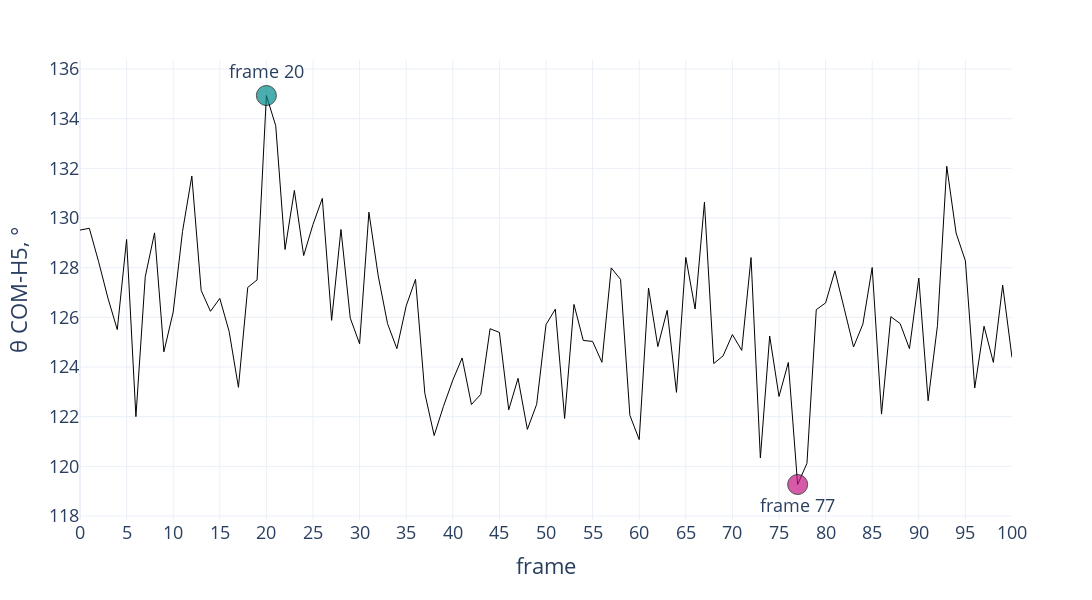

Here is the notebook cell this chart was saved with:
### Markdown cell above
## Visualization of selected features

### Code cell
df = transformed_data['df_vd3_src_l2']['AngleCOM H5']

import plotly.graph_objects as go
import numpy as np

fig = px.line(df, x=df.index, y="AngleCOM H5", color_discrete_sequence=['black'])

#fig = px.box(df, y="Angle H5-Hx", color_discrete_sequence=['fuchsia'])

fig.add_trace(go.Scatter(x=[77], y=[119.2689],
                         text=["frame 77"], textposition="bottom center",
                         mode='markers+text', marker=dict(size=[20], color=["mediumvioletred"])))
fig.add_trace(go.Scatter(x=[20], y=[134.9359],
                         text=["frame 20"], textposition="top center",
                         mode='markers+text', marker=dict(size=[20], color=["darkcyan"])))

fig.update_layout(template='plotly_white',
                  xaxis = dict(dtick = 5),
                  font=dict(size=18),
                  yaxis_title="θ COM-H5, °",
                  xaxis_title="frame",
                  showlegend=False,
                  height=600, width=1100)

fig.update_traces(line=dict(color="Black", width=1))

fig.show()

# frame 20 , frame 77

### Figure 1 — Plotly figure (JSON) as saved in the notebook; plotly's stock layout.template omitted (floating-point values rounded to 4 significant figures)
{"data": [{"hovertemplate": "index=%{x}<br>AngleCOM H5=%{y}<extra></extra>", "legendgroup": "", "line": {"color": "Black", "dash": "solid", "width": 1}, "marker": {"symbol": "circle"}, "mode": "lines", "name": "", "orientation": "v", "showlegend": false, "type": "scatter", "x": [0, 1, 2, 3, 4, 5, 6, 7, 8, 9, 10, 11, 12, 13, 14, 15, 16, 17, 18, 19, 20, 21, 22, 23, 24, 25, 26, 27, 28, 29, 30, 31, 32, 33, 34, 35, 36, 37, 38, 39, 40, 41, 42, 43, 44, 45, 46, 47, 48, 49, 50, 51, 52, 53, 54, 55, 56, 57, 58, 59, 60, 61, 62, 63, 64, 65, 66, 67, 68, 69, 70, 71, 72, 73, 74, 75, 76, 77, 78, 79, 80, 81, 82, 83, 84, 85, 86, 87, 88, 89, 90, 91, 92, 93, 94, 95, 96, 97, 98, 99, 100], "xaxis": "x", "y": [129.5, 129.6, 128.2, 126.8, 125.5, 129.1, 122.0, 127.6, 129.4, 124.6, 126.2, 129.5, 131.7, 127.1, 126.2, 126.8, 125.4, 123.2, 127.2, 127.5, 134.9, 133.7, 128.7, 131.1, 128.5, 129.7, 130.8, 125.9, 129.5, 126.0, 124.9, 130.2, 127.7, 125.7, 124.7, 126.5, 127.5, 122.9, 121.2, 122.4, 123.5, 124.4, 122.5, 122.9, 125.5, 125.4, 122.3, 123.5, 121.5, 122.5, 125.7, 126.3, 121.9, 126.5, 125.1, 125.0, 124.2, 128.0, 127.5, 122.1, 121.1, 127.2, 124.8, 126.3, 123.0, 128.4, 126.3, 130.6, 124.1, 124.4, 125.3, 124.7, 128.4, 120.3, 125.2, 122.8, 124.2, 119.3, 120.1, 126.3, 126.6, 127.9, 126.4, 124.8, 125.7, 128.0, 122.1, 126.0, 125.7, 124.7, 127.6, 122.6, 125.7, 132.1, 129.4, 128.3, 123.2, 125.6, 124.2, 127.3, 124.4], "yaxis": "y"}, {"line": {"color": "Black", "width": 1}, "marker": {"color": ["mediumvioletred"], "size": [20]}, "mode": "markers+text", "text": ["frame 77"], "textposition": "bottom center", "type": "scatter", "x": [77], "y": [119.3]}, {"line": {"color": "Black", "width": 1}, "marker": {"color": ["darkcyan"], "size": [20]}, "mode": "markers+text", "text": ["frame 20"], "textposition": "top center", "type": "scatter", "x": [20], "y": [134.9]}], "layout": {"font": {"size": 18}, "height": 600, "legend": {"tracegroupgap": 0}, "margin": {"t": 60}, "showlegend": false, "width": 1100, "xaxis": {"anchor": "y", "domain": [0, 1], "dtick": 5, "title": {"text": "frame"}}, "yaxis": {"anchor": "x", "domain": [0, 1], "title": {"text": "θ COM-H5, °"}}}}
